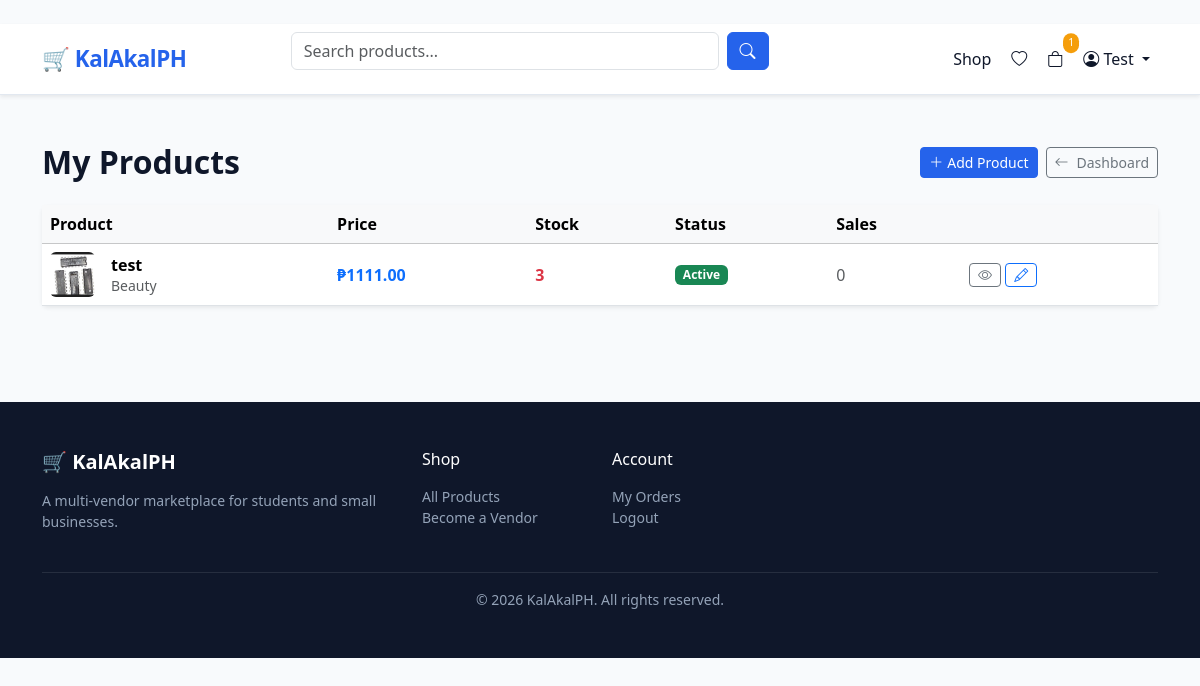
The app's page /vendors/dashboard/products/ (signed in) with its own data.
### apps/users/models.py (models this page shows, shortened)
class User(AbstractUser):
    BUYER = 'buyer'
    VENDOR = 'vendor'
    ROLE_CHOICES = [(BUYER, 'Buyer'), (VENDOR, 'Vendor')]
    email = models.EmailField(unique=True)
    role = models.CharField(max_length=10, choices=ROLE_CHOICES, default=BUYER)
    avatar = models.ImageField(upload_to='avatars/', blank=True, null=True)
    bio = models.TextField(blank=True)
    phone = models.CharField(max_length=20, blank=True)
    is_verified = models.BooleanField(default=False)
    date_joined = models.DateTimeField(auto_now_add=True)
    USERNAME_FIELD = 'email'
    REQUIRED_FIELDS = ['username']
    @property
    def is_vendor(self):
        return self.role == self.VENDOR

### apps/products/models.py (models this page shows, shortened)
class Product(models.Model):
    DRAFT = 'draft'
    ACTIVE = 'active'
    PAUSED = 'paused'
    SOLD_OUT = 'sold_out'
    STATUS_CHOICES = [
        (DRAFT, 'Draft'), (ACTIVE, 'Active'),
        (PAUSED, 'Paused'), (SOLD_OUT, 'Sold Out'),
    ]
    PHYSICAL = 'physical'
    DIGITAL = 'digital'
    SERVICE = 'service'
    TYPE_CHOICES = [
        (PHYSICAL, 'Physical'), (DIGITAL, 'Digital'), (SERVICE, 'Service'),
    ]
    store = models.ForeignKey('vendors.Store', on_delete=models.CASCADE, related_name='products')
    category = models.ForeignKey(Category, on_delete=models.SET_NULL, null=True, related_name='products')
    name = models.CharField(max_length=255)
    slug = models.SlugField(unique=True, blank=True)
    description = models.TextField()
    product_type = models.CharField(max_length=10, choices=TYPE_CHOICES, default=PHYSICAL)
    status = models.CharField(max_length=10, choices=STATUS_CHOICES, default=DRAFT)
    price = models.DecimalField(max_digits=10, decimal_places=2)
    compare_at_price = models.DecimalField(max_digits=10, decimal_places=2, null=True, blank=True)
    cost_per_item = models.DecimalField(max_digits=10, decimal_places=2, null=True, blank=True)
    sku = models.CharField(max_length=100, blank=True)
    stock = models.PositiveIntegerField(default=0)
    track_inventory = models.BooleanField(default=True)
    weight = models.DecimalField(max_digits=6, decimal_places=2, null=True, blank=True)
    digital_file = models.FileField(upload_to='digital_products/', blank=True, null=True)
    tags = TaggableManager(blank=True)
    meta_title = models.CharField(max_length=255, blank=True)
    meta_description = models.TextField(blank=True)
    views = models.PositiveIntegerField(default=0)
    sales_count = models.PositiveIntegerField(default=0)
    rating = models.DecimalField(max_digits=3, decimal_places=2, default=0)
    review_count = models.PositiveIntegerField(default=0)
    is_featured = models.BooleanField(default=False)
    created_at = models.DateTimeField(auto_now_add=True)
    updated_at = models.DateTimeField(auto_now=True)
    class Meta:
        ordering = ['-created_at']
    def get_absolute_url(self):
        from django.urls import reverse
        return reverse('products:product_detail', kwargs={'slug': self.slug})

class ProductImage(models.Model):
    product = models.ForeignKey(Product, on_delete=models.CASCADE, related_name='images')
    image = models.ImageField(upload_to='products/')
    alt_text = models.CharField(max_length=255, blank=True)
    is_primary = models.BooleanField(default=False)
    order = models.PositiveIntegerField(default=0)
    class Meta:
        ordering = ['order']

class Category(MPTTModel):
    name = models.CharField(max_length=100)
    slug = models.SlugField(unique=True)
    icon = models.CharField(max_length=50, blank=True, help_text='Bootstrap icon class')
    parent = TreeForeignKey('self', on_delete=models.CASCADE, null=True, blank=True, related_name='children')
    image = models.ImageField(upload_to='categories/', blank=True, null=True)
    is_active = models.BooleanField(default=True)
    order = models.PositiveIntegerField(default=0)
    class MPTTMeta:
        order_insertion_by = ['name']
    class Meta:
        verbose_name_plural = 'categories'
    def __str__(self):
        return self.name

### apps/vendors/views.py (the view)
# urls.py: path('dashboard/products/', views.product_management, name='products'),
@login_required
def product_management(request):
    if not request.user.is_vendor:
        return redirect('vendors:apply')
    store = get_object_or_404(Store, owner=request.user)
    products = Product.objects.filter(store=store).prefetch_related('images').order_by('-created_at')
    return render(request, 'vendors/products.html', {'store': store, 'products': products})

### apps/orders/context_processors.py (called while the page is built)
def cart_context(request):
    cart_count = 0
    try:
        if request.user.is_authenticated:
            cart = Cart.objects.filter(user=request.user).first()
        else:
            session_key = request.session.session_key
            cart = Cart.objects.filter(session_key=session_key, user__isnull=True).first() if session_key else None
        if cart:
            cart_count = cart.item_count
    except Exception:
        pass
    return {'cart_count': cart_count}

### apps/orders/models.py (called while the page is built)
    @property
    def item_count(self):
        return self.items.aggregate(total=models.Sum('quantity'))['total'] or 0

### templates/vendors/products.html (shortened to what this page needs)
﻿{% extends "base.html" %}
{% block content %}
<div class="container py-5">
  <div class="d-flex justify-content-between align-items-center mb-4">
    <h2 class="fw-bold mb-0">My Products</h2>
    <div class="d-flex gap-2">
    <a href="{% url 'vendors:add_product' %}" class="btn btn-primary btn-sm"><i class="bi bi-plus-lg me-1"></i>Add Product</a>
    <a href="{% url 'vendors:dashboard' %}" class="btn btn-outline-secondary btn-sm"><i class="bi bi-arrow-left me-2"></i>Dashboard</a>
  </div>
  </div>
  {% if products %}
  <div class="card border-0 shadow-sm">
    <div class="table-responsive">
      <table class="table table-hover align-middle mb-0">
        <thead class="table-light">
          <tr>
            <th>Product</th>
            <th>Price</th>
            <th>Stock</th>
            <th>Status</th>
            <th>Sales</th>
            <th></th>
          </tr>
        </thead>
        <tbody>
          {% for product in products %}
          <tr>
            <td>
              <div class="d-flex align-items-center gap-3">
                {% with product.images.first as img %}
                {% if img %}
                  <img src="{{ img.image.url }}" class="rounded" style="width:45px;height:45px;object-fit:cover;">
                {% else %}
                  <div class="bg-light rounded d-flex align-items-center justify-content-center" style="width:45px;height:45px;">📦</div>
                {% endif %}
                {% endwith %}
                <div>
                  <p class="fw-semibold mb-0">{{ product.name }}</p>
                  <p class="text-muted small mb-0">{{ product.category }}</p>
                </div>
              </div>
            </td>
            <td class="fw-bold text-primary">₱{{ product.price }}</td>
            <td>
              {% if product.track_inventory %}
                <span class="{% if product.stock <= 5 %}text-danger fw-bold{% else %}text-dark{% endif %}">{{ product.stock }}</span>
              {% else %}
                <span class="text-muted">∞</span>
              {% endif %}
            </td>
            <td>
              <span class="badge
                {% if product.status == 'active' %}bg-success
                {% elif product.status == 'draft' %}bg-secondary
                {% elif product.status == 'paused' %}bg-warning text-dark
                {% else %}bg-danger{% endif %}">
                {{ product.get_status_display }}
              </span>
            </td>
            <td class="text-muted">{{ product.sales_count }}</td>
            <td>
              <a href="{{ product.get_absolute_url }}" class="btn btn-outline-secondary btn-sm" target="_blank"><i class="bi bi-eye"></i></a>
              <a href="{% url 'vendors:edit_product' product.pk %}" class="btn btn-outline-primary btn-sm"><i class="bi bi-pencil"></i></a>
            </td>
          </tr>
          {% endfor %}
        </tbody>
      </table>
    </div>
  </div>
  {% else %}
  <div class="text-center py-5">
    <div style="font-size:4rem;">📦</div>
    <h5 class="fw-bold mt-3">No products yet</h5>
    <p class="text-muted">Add your first product to start selling!</p>
  </div>
  {% endif %}
</div>
{% endblock %}

### templates/base.html (shortened to what this page needs)
﻿<!DOCTYPE html>
<html lang="en">
<head>
  <link href="https://cdn.jsdelivr.net/npm/bootstrap@5.3.3/dist/css/bootstrap.min.css" rel="stylesheet" />
  <link href="https://cdn.jsdelivr.net/npm/bootstrap-icons@1.11.3/font/bootstrap-icons.min.css" rel="stylesheet" />
</head>
<body>
<nav class="navbar navbar-expand-lg sticky-top shadow-sm">
  <div class="container">
    <a class="navbar-brand" href="/">&#128722; KalAkalPH</a>
    <div class="collapse navbar-collapse" id="navMain">
      <form class="d-flex mx-auto w-50" method="get" action="{% url 'products:list' %}">
        <input class="form-control me-2" type="search" name="q" placeholder="Search products..." value="{{ request.GET.q }}">
        <button class="btn btn-primary" type="submit"><i class="bi bi-search"></i></button>
      </form>
      <ul class="navbar-nav ms-auto align-items-center gap-1">
        <li class="nav-item">
          <a class="nav-link" href="{% url 'products:list' %}">Shop</a>
        </li>
        {% if user.is_authenticated %}
          <li class="nav-item">
            <a class="nav-link" href="{% url 'products:wishlist' %}"><i class="bi bi-heart"></i></a>
          </li>
          <li class="nav-item">
            <a class="nav-link position-relative" href="{% url 'orders:cart' %}">
              <i class="bi bi-bag"></i>
              {% if cart_count %}
                <span class="cart-badge position-absolute top-0 start-100 translate-middle">{{ cart_count }}</span>
              {% endif %}
            </a>
          </li>
          <li class="nav-item dropdown">
            <a class="nav-link dropdown-toggle" href="#" data-bs-toggle="dropdown">
              <i class="bi bi-person-circle"></i> {{ user.get_short_name|default:user.email }}
            </a>
          </li>
        {% endif %}
      </ul>
    </div>
  </div>
</nav>
<main>
  {% block content %}{% endblock %}
</main>
<footer class="py-5 mt-5">
  <div class="container">
    <div class="row g-4">
      <div class="col-md-4">
        <h5 class="text-white fw-bold mb-3">&#128722; KalAkalPH</h5>
        <p class="small">A multi-vendor marketplace for students and small businesses.</p>
      </div>
      <div class="col-md-2">
        <h6 class="text-white mb-3">Shop</h6>
        <ul class="list-unstyled small">
          <li><a href="{% url 'products:list' %}">All Products</a></li>
          <li><a href="{% url 'vendors:apply' %}">Become a Vendor</a></li>
        </ul>
      </div>
      <div class="col-md-2">
        <h6 class="text-white mb-3">Account</h6>
        <ul class="list-unstyled small">
          {% if user.is_authenticated %}
            <li><a href="{% url 'orders:order_list' %}">My Orders</a></li>
            <li><a href="{% url 'account_logout' %}">Logout</a></li>
          {% else %}
            <li><a href="{% url 'account_login' %}">Login</a></li>
            <li><a href="{% url 'account_signup' %}">Sign Up</a></li>
          {% endif %}
        </ul>
      </div>
    </div>
    <hr class="border-secondary mt-4">
    <p class="text-center small mb-0">&copy; {% now "Y" %} KalAkalPH. All rights reserved.</p>
  </div>
</footer>
</body>
</html>

### templates/base.html (style rules this page uses)
:root { --primary: #2563eb; --primary-dark: #1d4ed8; --accent: #f59e0b; --surface: #f8fafc; --text: #0f172a; --muted: #64748b; --border: #e2e8f0; }
body { background: var(--surface); color: var(--text); font-family: 'Segoe UI', system-ui, sans-serif; }
.navbar { background: #fff; border-bottom: 1px solid var(--border); z-index: 1030; }
.navbar-brand { font-weight: 800; color: var(--primary) !important; font-size: 1.4rem; letter-spacing: -0.5px; }
.nav-link { color: var(--text) !important; font-weight: 500; }
.btn-primary { background: var(--primary); border-color: var(--primary); }
.cart-badge { background: var(--accent); color: #fff; font-size: 0.65rem; padding: 2px 5px; border-radius: 99px; }
footer { background: #0f172a; color: #94a3b8; }
footer a { color: #94a3b8; text-decoration: none; }

### records on screen
User: get_short_name "Test"
Product: images.first.image (picture), name "test", category "Beauty", price "1111.00", stock "3", status "Active", sales_count "0"

### other values on screen
{{ cart_count }} "1"
